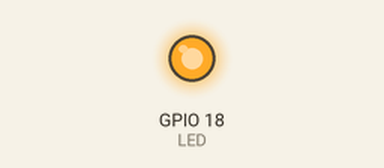
Simulated run of this program. Board: Raspberry Pi (BCM pin numbers). Parts: output pins drawn as LEDs (lit = HIGH). At 20.0 s the program stops and its outputs stay as they are.

Above: at 0.1 s.
At 20.1 s:
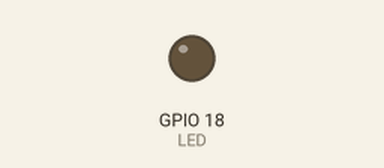
Timing chart, 0 to 21.5 s (numbered marks = the images above):
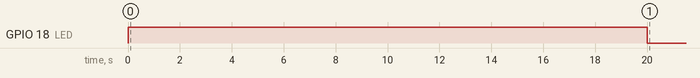

Measured:
- by itself, GPIO 18 (LED): LOW → HIGH at 0.00 s, → LOW 20.0 s later

The program:

photoresitsor.py
```python
import RPi.GPIO as GPIO
import time

LED = 18

# use broadcomm GPIO naming schema
GPIO.setmode(GPIO.BCM)
GPIO.setup(LED, GPIO.OUT)

GPIO.output(LED, GPIO.HIGH)
time.sleep(20)
GPIO.output(LED, GPIO.LOW)

# clean up at end of program
GPIO.cleanup()
```
